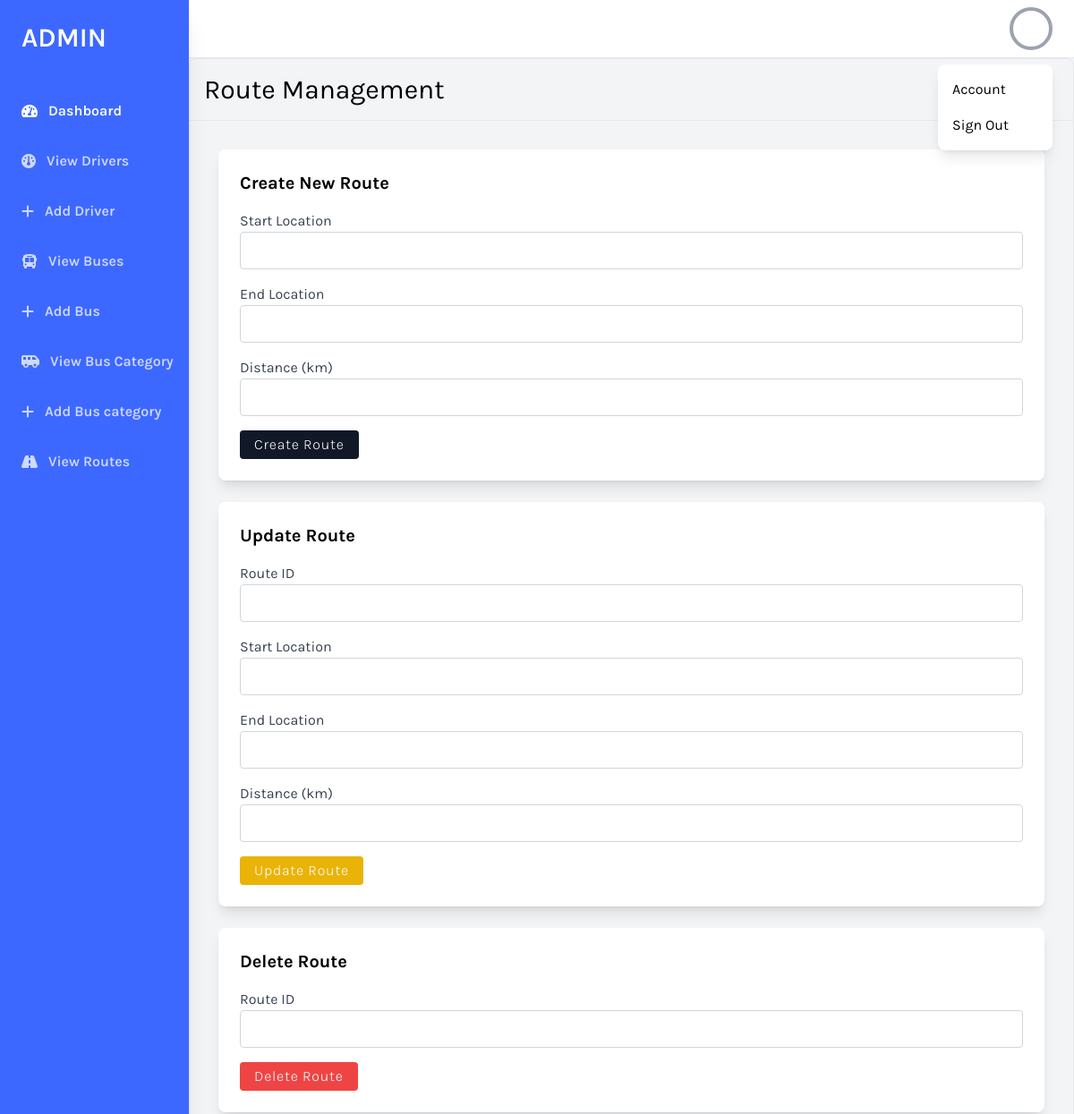
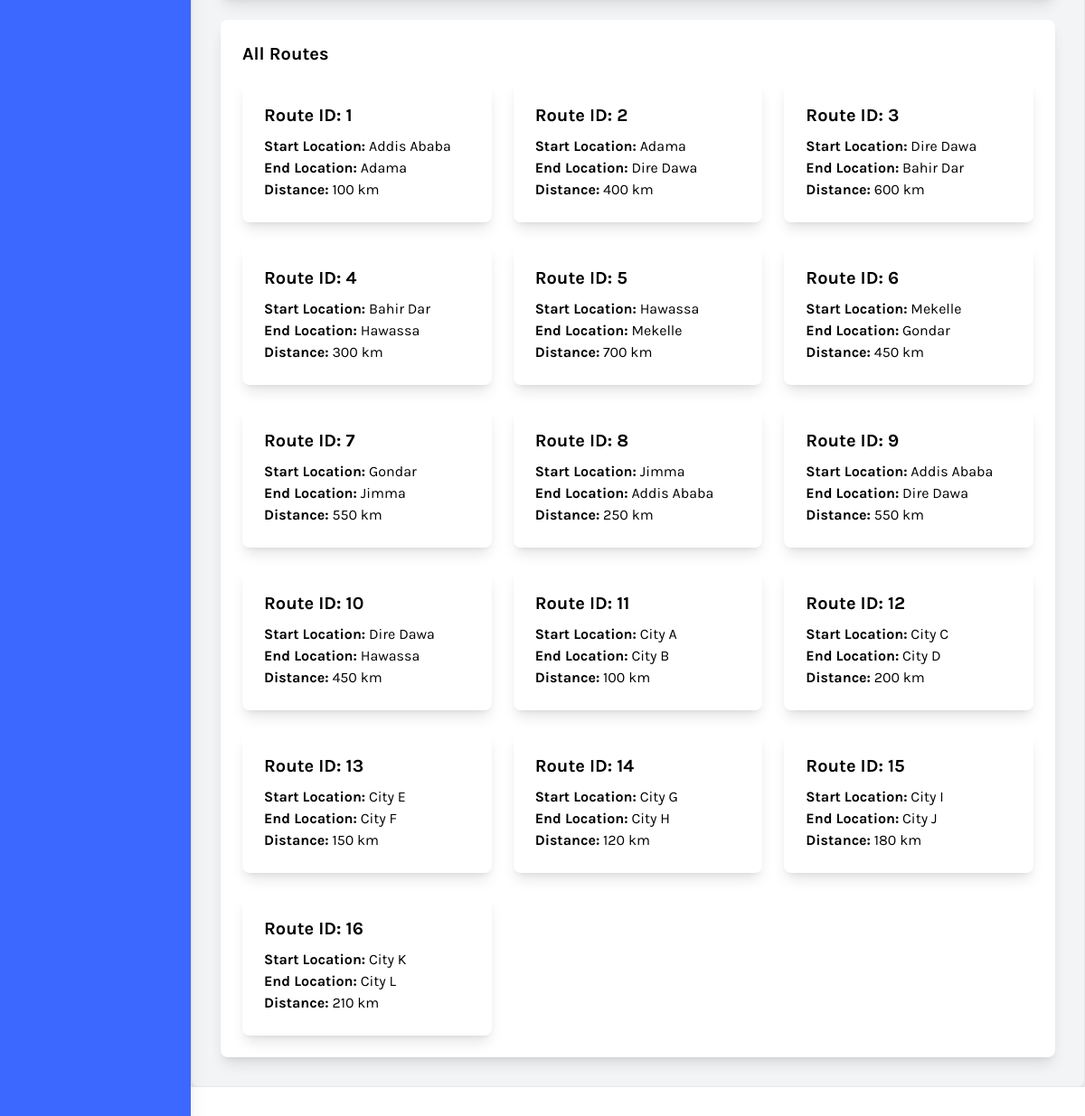
Page /admin/routes.php (signed in) on the committed database (2 pictures, top to bottom).
### tables this page shows
CREATE TABLE Route (
    RouteID INT NOT NULL AUTO_INCREMENT,
    StartLocation VARCHAR(50),
    EndLocation VARCHAR(50),
    Distance INT,
    PRIMARY KEY (RouteID)
);

### admin/routes.php (the view, shortened to what this page needs)
<?php
include("../database/connection.php");
$sql = "SELECT RouteID, StartLocation, EndLocation, Distance FROM Route";
$result = $conn->query($sql);
$routes = [];
if ($result->num_rows > 0) {
    while ($row = $result->fetch_assoc()) {
        $routes[] = $row;
    }
} else {
    echo "No routes found.";
}
?>
<!DOCTYPE html>
<html lang="en">
<head>
    <?php include("./partials/imports.php")?>
</head>
<body x-data="{thisPath:window.location.pathname, isOpen: false}" class="bg-gray-100 font-family-karla flex">
<?php include("./partials/aside.php")?>
    <div class="w-full flex flex-col h-screen overflow-y-hidden">
        <?php include("./partials/header.php")?>
        <div class="w-full h-screen overflow-x-hidden border-t flex flex-col">
            <main class="w-full flex-grow ">
                <section class='w-full border rounded-lg shadow-lg'>
                    <div class='p-4 border-b '>
                        <h1 class="text-3xl text-black ">Route Management</h1>
                    </div>
                    <div class="container mx-auto p-8">
                        <div class="bg-white p-6 rounded-lg shadow-lg mb-6">
                            <h2 class="text-xl font-bold mb-4">Create New Route</h2>
                            <form method="POST" action="">
                                <div class="mb-4">
                                    <label for="start_location" class="block text-gray-700">Start Location</label>
                                    <input type="text" name="start_location" id="start_location" class="border border-gray-300 rounded p-2 w-full" required>
                                </div>
                                <div class="mb-4">
                                    <label for="end_location" class="block text-gray-700">End Location</label>
                                    <input type="text" name="end_location" id="end_location" class="border border-gray-300 rounded p-2 w-full" required>
                                </div>
                                <div class="mb-4">
                                    <label for="distance" class="block text-gray-700">Distance (km)</label>
                                    <input type="number" name="distance" id="distance" class="border border-gray-300 rounded p-2 w-full" required>
                                </div>
                                <button type="submit" name="create" class="px-4 py-1 text-white font-light tracking-wider bg-gray-900 rounded">Create Route</button>
                            </form>
                        </div>
                        <div class="bg-white p-6 rounded-lg shadow-lg mb-6">
                            <h2 class="text-xl font-bold mb-4">Update Route</h2>
                            <form method="POST" action="">
                                <div class="mb-4">
                                    <label for="route_id" class="block text-gray-700">Route ID</label>
                                    <input type="number" name="route_id" id="route_id" class="border border-gray-300 rounded p-2 w-full" required>
                                </div>
                                <div class="mb-4">
                                    <label for="start_location" class="block text-gray-700">Start Location</label>
                                    <input type="text" name="start_location" id="start_location" class="border border-gray-300 rounded p-2 w-full" required>
                                </div>
                                <div class="mb-4">
                                    <label for="end_location" class="block text-gray-700">End Location</label>
                                    <input type="text" name="end_location" id="end_location" class="border border-gray-300 rounded p-2 w-full" required>
                                </div>
                                <div class="mb-4">
                                    <label for="distance" class="block text-gray-700">Distance (km)</label>
                                    <input type="number" name="distance" id="distance" class="border border-gray-300 rounded p-2 w-full" required>
                                </div>
                            <button type="submit" name="update" class="bg-yellow-500 px-4 py-1 text-white font-light tracking-wider rounded">Update Route</button>
                            </form>
                        </div>
                        <div class="bg-white p-6 rounded-lg shadow-lg mb-6">
                            <h2 class="text-xl font-bold mb-4">Delete Route</h2>
                            <form method="POST" action="">
                                <div class="mb-4">
                                    <label for="route_id" class="block text-gray-700">Route ID</label>
                                    <input type="number" name="route_id" id="route_id" class="border border-gray-300 rounded p-2 w-full" required>
                                </div>
                                <button type="submit" name="delete" class="bg-red-500 px-4 py-1 text-white font-light tracking-wider rounded">Delete Route</button>
                            </form>
                        </div>
                        <div class="bg-white p-6 rounded-lg shadow-lg">
                            <h2 class="text-xl font-bold mb-4">All Routes</h2>
                            <?php if (!empty($routes)): ?>
                                <div class="grid grid-cols-1 md:grid-cols-2 lg:grid-cols-3 gap-6">
                                    <?php foreach ($routes as $route): ?>
                                        <div class="bg-white p-6 rounded-lg shadow-lg">
                                            <h2 class="text-xl font-bold mb-2">Route ID: <?php echo $route['RouteID']; ?></h2>
                                            <p><strong>Start Location:</strong> <?php echo $route['StartLocation']; ?></p>
                                            <p><strong>End Location:</strong> <?php echo $route['EndLocation']; ?></p>
                                            <p><strong>Distance:</strong> <?php echo $route['Distance']; ?> km</p>
                                        </div>
                                    <?php endforeach; ?>
                                </div>
                            <?php else: ?>
                                <p class="text-center">No routes found.</p>
                            <?php endif; ?>
                        </div>
                    </div>
                </section>
            </main>
            <footer class="w-full bg-white text-right p-4">
            </footer>
        </div>
    </div>
</body>
</html>

### styles/style.css (style rules this page uses)
html, :host { line-height: 1.5; -webkit-text-size-adjust: 100%; -moz-tab-size: 4; -o-tab-size: 4; tab-size: 4; font-family: ui-sans-serif, system-ui, sans-serif, "Apple Color Emoji", "Segoe UI Emoji", "Segoe UI Symbol", "Noto Color Emoji"; font-feature-settings: normal; font-variation-settings: normal; -webkit-tap-highlight-color: transparent; }
body { margin: 0; line-height: inherit; }
h1, h2, h3, h4, h5, h6 { font-size: inherit; font-weight: inherit; }
b, strong { font-weight: bolder; }
button, input, optgroup, select, textarea { font-family: inherit; font-feature-settings: inherit; font-variation-settings: inherit; font-size: 100%; font-weight: inherit; line-height: inherit; letter-spacing: inherit; color: inherit; margin: 0; padding: 0; }
button, select { text-transform: none; }
button, input:where([type='button']), input:where([type='reset']), input:where([type='submit']) { -webkit-appearance: button; background-color: transparent; background-image: none; }
blockquote, dl, dd, h1, h2, h3, h4, h5, h6, hr, figure, p, pre { margin: 0; }
input::placeholder, textarea::placeholder { opacity: 1; color: #9ca3af; }
button, [role="button"] { cursor: pointer; }
.container { width: 100%; }
@media (min-width: 640px) { .container { max-width: 640px; } }
@media (min-width: 768px) { .container { max-width: 768px; } }
@media (min-width: 1024px) { .container { max-width: 1024px; } }
.mx-auto { margin-left: auto; margin-right: auto; }
.mb-2 { margin-bottom: 0.5rem; }
.mb-4 { margin-bottom: 1rem; }
.mb-6 { margin-bottom: 1.5rem; }
.block { display: block; }
.flex { display: flex; }
.grid { display: grid; }
.h-screen { height: 100vh; }
.w-full { width: 100%; }
.flex-grow { flex-grow: 1; }
.grid-cols-1 { grid-template-columns: repeat(1, minmax(0, 1fr)); }
.flex-col { flex-direction: column; }
.gap-6 { gap: 1.5rem; }
.overflow-x-hidden { overflow-x: hidden; }
.overflow-y-hidden { overflow-y: hidden; }
.rounded { border-radius: 0.25rem; }
.rounded-lg { border-radius: 0.5rem; }
.border { border-width: 1px; }
.border-b { border-bottom-width: 1px; }
.border-t { border-top-width: 1px; }
.border-gray-300 { --tw-border-opacity: 1; border-color: rgb(209 213 219 / var(--tw-border-opacity)); }
.bg-gray-100 { --tw-bg-opacity: 1; background-color: rgb(243 244 246 / var(--tw-bg-opacity)); }
.bg-gray-900 { --tw-bg-opacity: 1; background-color: rgb(17 24 39 / var(--tw-bg-opacity)); }
.bg-red-500 { --tw-bg-opacity: 1; background-color: rgb(239 68 68 / var(--tw-bg-opacity)); }
.bg-white { --tw-bg-opacity: 1; background-color: rgb(255 255 255 / var(--tw-bg-opacity)); }
.bg-yellow-500 { --tw-bg-opacity: 1; background-color: rgb(234 179 8 / var(--tw-bg-opacity)); }
.p-2 { padding: 0.5rem; }
.p-4 { padding: 1rem; }
.p-6 { padding: 1.5rem; }
.p-8 { padding: 2rem; }
.px-4 { padding-left: 1rem; padding-right: 1rem; }
.py-1 { padding-top: 0.25rem; padding-bottom: 0.25rem; }
.text-right { text-align: right; }
.text-3xl { font-size: 1.875rem; line-height: 2.25rem; }
.text-xl { font-size: 1.25rem; line-height: 1.75rem; }
.font-bold { font-weight: 700; }
.font-light { font-weight: 300; }
.tracking-wider { letter-spacing: 0.05em; }
.text-black { --tw-text-opacity: 1; color: rgb(0 0 0 / var(--tw-text-opacity)); }
.text-gray-700 { --tw-text-opacity: 1; color: rgb(55 65 81 / var(--tw-text-opacity)); }
.text-white { --tw-text-opacity: 1; color: rgb(255 255 255 / var(--tw-text-opacity)); }
.shadow-lg { --tw-shadow: 0 10px 15px -3px rgb(0 0 0 / 0.1), 0 4px 6px -4px rgb(0 0 0 / 0.1); --tw-shadow-colored: 0 10px 15px -3px var(--tw-shadow-color), 0 4px 6px -4px var(--tw-shadow-color); box-shadow: var(--tw-ring-offset-shadow, 0 0 #0000), var(--tw-ring-shadow, 0 0 #0000), var(--tw-shadow); }
@media (min-width: 768px) { .md\:grid-cols-2 { grid-template-columns: repeat(2, minmax(0, 1fr)); } }
@media (min-width: 1024px) { .lg\:grid-cols-3 { grid-template-columns: repeat(3, minmax(0, 1fr)); } }

### admin/partials/imports.php (style rules this page uses)
.font-family-karla { font-family: karla,ui-sans-serif, system-ui, sans-serif, "Apple Color Emoji", "Segoe UI Emoji", "Segoe UI Symbol", "Noto Color Emoji"; }

### rows in the picture
route: RouteID "1", StartLocation "Addis Ababa", EndLocation "Adama", Distance "100"
route: RouteID "2", StartLocation "Adama", EndLocation "Dire Dawa", Distance "400"
route: RouteID "3", StartLocation "Dire Dawa", EndLocation "Bahir Dar", Distance "600"
route: RouteID "4", StartLocation "Bahir Dar", EndLocation "Hawassa", Distance "300"
route: RouteID "5", StartLocation "Hawassa", EndLocation "Mekelle", Distance "700"
route: RouteID "6", StartLocation "Mekelle", EndLocation "Gondar", Distance "450"
route: RouteID "7", StartLocation "Gondar", EndLocation "Jimma", Distance "550"
route: RouteID "8", StartLocation "Jimma", EndLocation "Addis Ababa", Distance "250"
route: RouteID "9", StartLocation "Addis Ababa", EndLocation "Dire Dawa", Distance "550"
route: RouteID "10", StartLocation "Dire Dawa", EndLocation "Hawassa", Distance "450"
route: RouteID "11", StartLocation "City A", EndLocation "City B", Distance "100"
route: RouteID "12", StartLocation "City C", EndLocation "City D", Distance "200"
route: RouteID "13", StartLocation "City E", EndLocation "City F", Distance "150"
route: RouteID "14", StartLocation "City G", EndLocation "City H", Distance "120"
route: RouteID "15", StartLocation "City I", EndLocation "City J", Distance "180"
route: RouteID "16", StartLocation "City K", EndLocation "City L", Distance "210"
